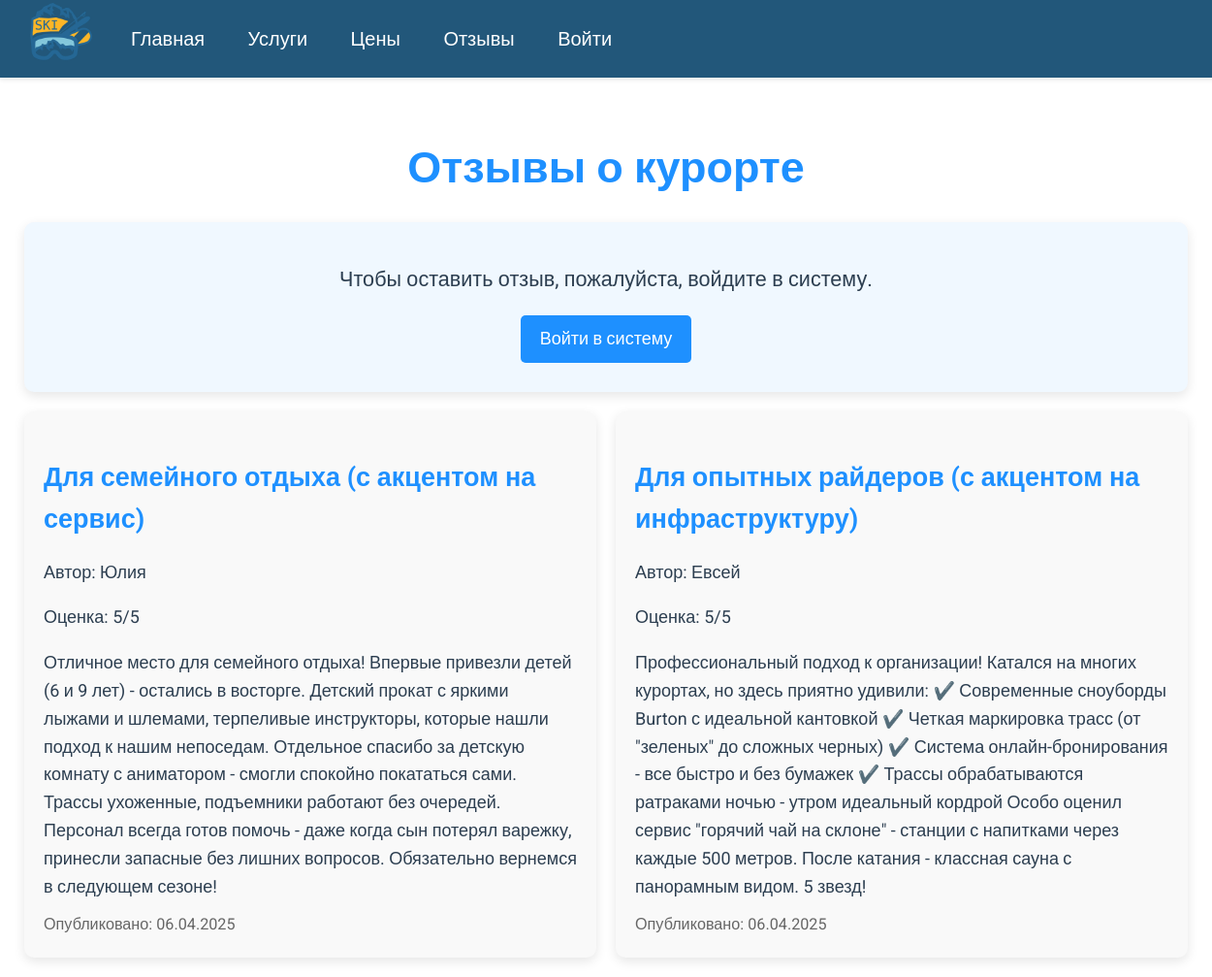
The page /reviews/ on the database as committed earlier.
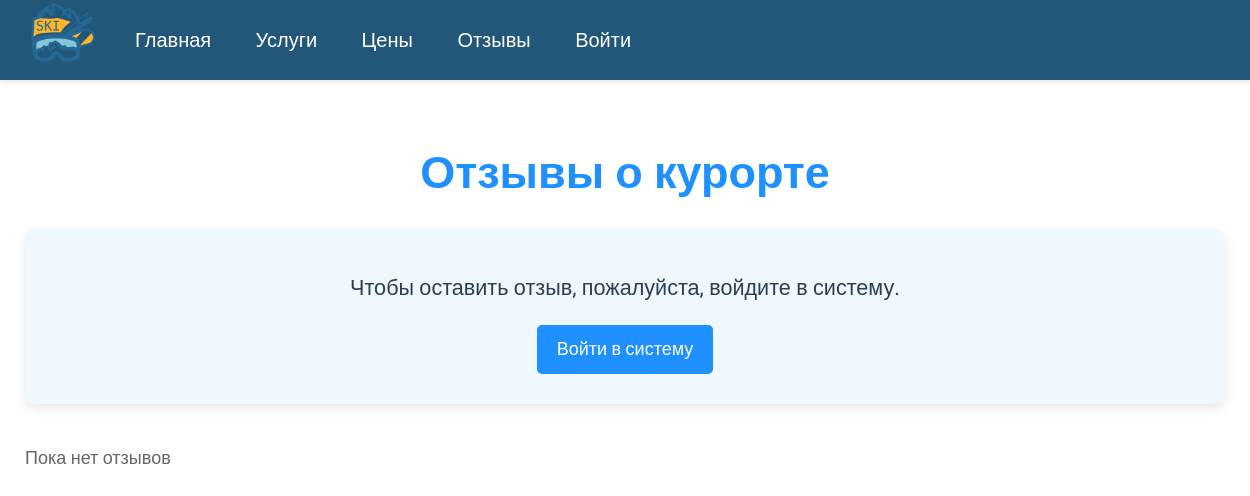
The same page on the database as committed later.
### core/models.py (models this page shows, shortened)
class Review(models.Model):
    user = models.ForeignKey(
        CustomUser,
        on_delete=models.CASCADE,
        verbose_name=_("Пользователь")
    )
    title = models.CharField(max_length=100, verbose_name=_("Заголовок"))
    content = models.TextField(verbose_name=_("Содержание"))
    rating = models.IntegerField(
        choices=[(i, i) for i in range(1, 6)],
        verbose_name=_("Оценка")
    )
    created_at = models.DateTimeField(auto_now_add=True, verbose_name=_("Дата создания"))
    approved = models.BooleanField(default=False, verbose_name=_("Одобрено"))
    class Meta:
        verbose_name = _("Отзыв")
        verbose_name_plural = _("Отзывы")

class CustomUser(AbstractUser):
    username = None  # Отключаем поле username
    phone_number = models.CharField(max_length=15, unique=True, verbose_name=_("Номер телефона"))
    first_name = models.CharField(max_length=30, blank=True, verbose_name=_("Имя"))
    last_name = models.CharField(max_length=30, blank=True, verbose_name=_("Фамилия"))
    role = models.ForeignKey(
        Role,
        on_delete=models.SET_NULL,  # Если роль удалена, поле станет NULL
        null=True,  # Разрешаем NULL, чтобы не зависеть от существующих ролей
        blank=True,  # Необязательное поле в формах
        verbose_name=_("Роль")
    )
    USERNAME_FIELD = 'phone_number'
    REQUIRED_FIELDS = ['first_name']
    objects = CustomUserManager()
    class Meta:
        verbose_name = _("Пользователь")
        verbose_name_plural = _("Пользователи")

### core/views.py (the view)
# urls.py: path('reviews/', views.review_list, name='review_list'),
def review_list(request):
    reviews = Review.objects.filter(approved=True).order_by('-created_at')
    return render(request, 'review_list.html', {'reviews': reviews})

### core/templates/review_list.html (shortened to what this page needs)
{% extends 'base.html' %}
{% block content %}
<div class="container">
    <h2>Отзывы о курорте</h2>
    {% if user.is_authenticated %}
        <a href="{% url 'create_review' %}" class="btn btn-primary">Оставить отзыв</a>
    {% else %}
        <div class="login-prompt">
            <p>Чтобы оставить отзыв, пожалуйста, войдите в систему.</p>
            <a href="{% url 'login' %}" class="btn-login">Войти в систему</a>
        </div>
    {% endif %}
    <div class="reviews-container">
        {% for review in reviews %}
            <div class="review-card">
                <h3>{{ review.title }}</h3>
                <p>Автор: {{ review.user.first_name }} {{ review.user.last_name }}</p>
                <p>Оценка: {{ review.rating }}/5</p>
                <p>{{ review.content }}</p>
                <small>Опубликовано: {{ review.created_at|date:"d.m.Y" }}</small>
            </div>
        {% empty %}
            <p class="empty-message">Пока нет отзывов</p>
        {% endfor %}
    </div>
</div>
{% endblock %}

Rows that differ between the two databases and show on the page:
removed Review: title "Для семейного отдыха (с акцентом на сервис)", user.first_name "Юлия", rating "5", content "Отличное место для семейного отдыха! Впервые привезли детей (6 и 9 лет) - остались в восторге. Детский прокат с яркими лыжами и шлемами, терпеливые инструкторы, которые нашли подход к нашим непоседам. Отдельное спасибо за детскую комнату с аниматором - смогли спокойно покататься сами. Трассы ухоженные, подъемники работают без очередей. Персонал всегда готов помочь - даже когда сын потерял варежку, принесли запасные без лишних вопросов. Обязательно вернемся в следующем сезоне!", created_at "06.04.2025"
removed Review: title "Для опытных райдеров (с акцентом на инфраструктуру)", user.first_name "Евсей", rating "5", content "Профессиональный подход к организации! Катался на многих курортах, но здесь приятно удивили: ✔️ Современные сноуборды Burton с идеальной кантовкой ✔️ Четкая маркировка трасс (от \"зеленых\" до сложных черных) ✔️ Система онлайн-бронирования - все быстро и без бумажек ✔️ Трассы обрабатываются ратраками ночью - утром идеальный кордрой Особо оценил сервис \"горячий чай на склоне\" - станции с напитками через каждые 500 метров. После катания - классная сауна с панорамным видом. 5 звезд!", created_at "06.04.2025"
Other text that changed with them:
text now shown: "Пока нет отзывов"
